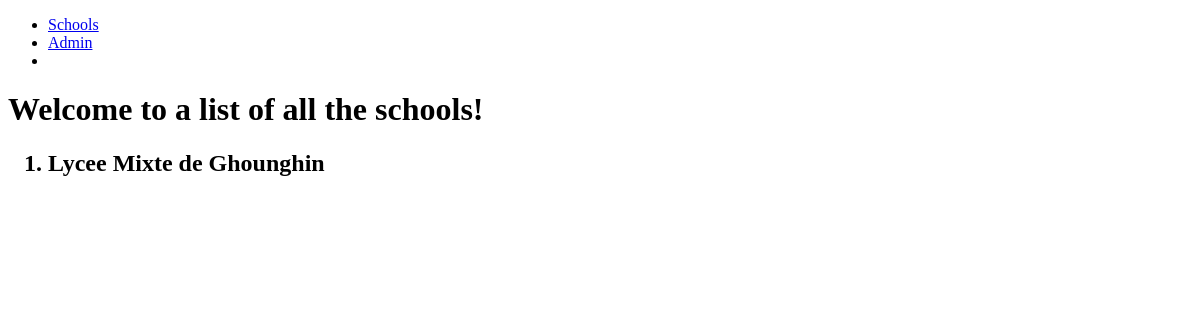
Page /app/ on the earlier database version.
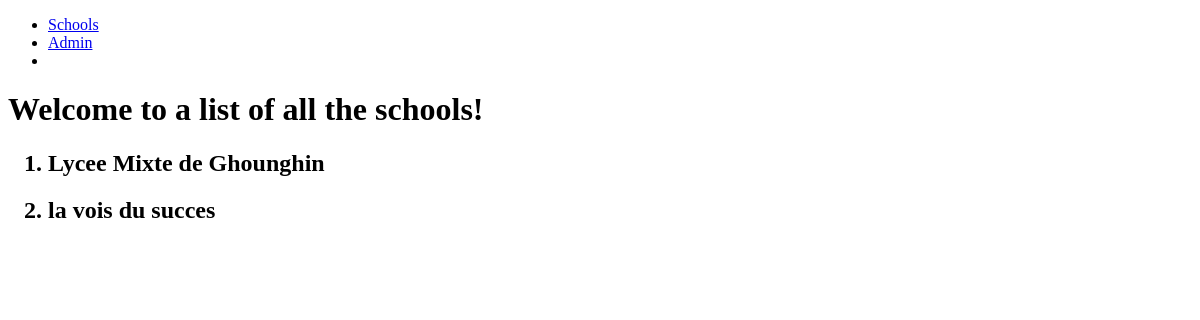
Same page on the later database version.
### app/models.py (models this page shows, shortened)
class School(models.Model):
    name = models.CharField(max_length=256)
    principal = models.CharField(max_length=256)
    location = models.CharField(max_length=256)

### app/views.py (the view)
# urls.py: path('', views.SchoolListView.as_view(), name='list'),
class SchoolListView(ListView):
    context_object_name = 'schools'
    model = models.School

### app/templates/app/school_list.html
{% extends "app/app_base.html"%}
{% block content %}
<h1>Welcome to a list of all the schools!</h1>
<ol>
    {% for school in schools%}
        <h2>
            <li>{{school.name}}</li>
        </h2>
    {% endfor %}
</ol>
{% endblock %}

### app/templates/app/app_base.html (shortened to what this page needs)
<!DOCTYPE html>
<html lang="en">
<head>
</head>
<body>
    <nav>
        <ul>
            <li><a href="{% url 'app:list' %}">Schools</a></li>
            <li><a href="{% url 'admin:index' %}">Admin</a></li>
            <li><a href=""></a></li>
        </ul>
    </nav>
    {%block content %}
    {% endblock %}
</body>
</html>

Differences in the rows shown:
added School: name "la vois du succes"
